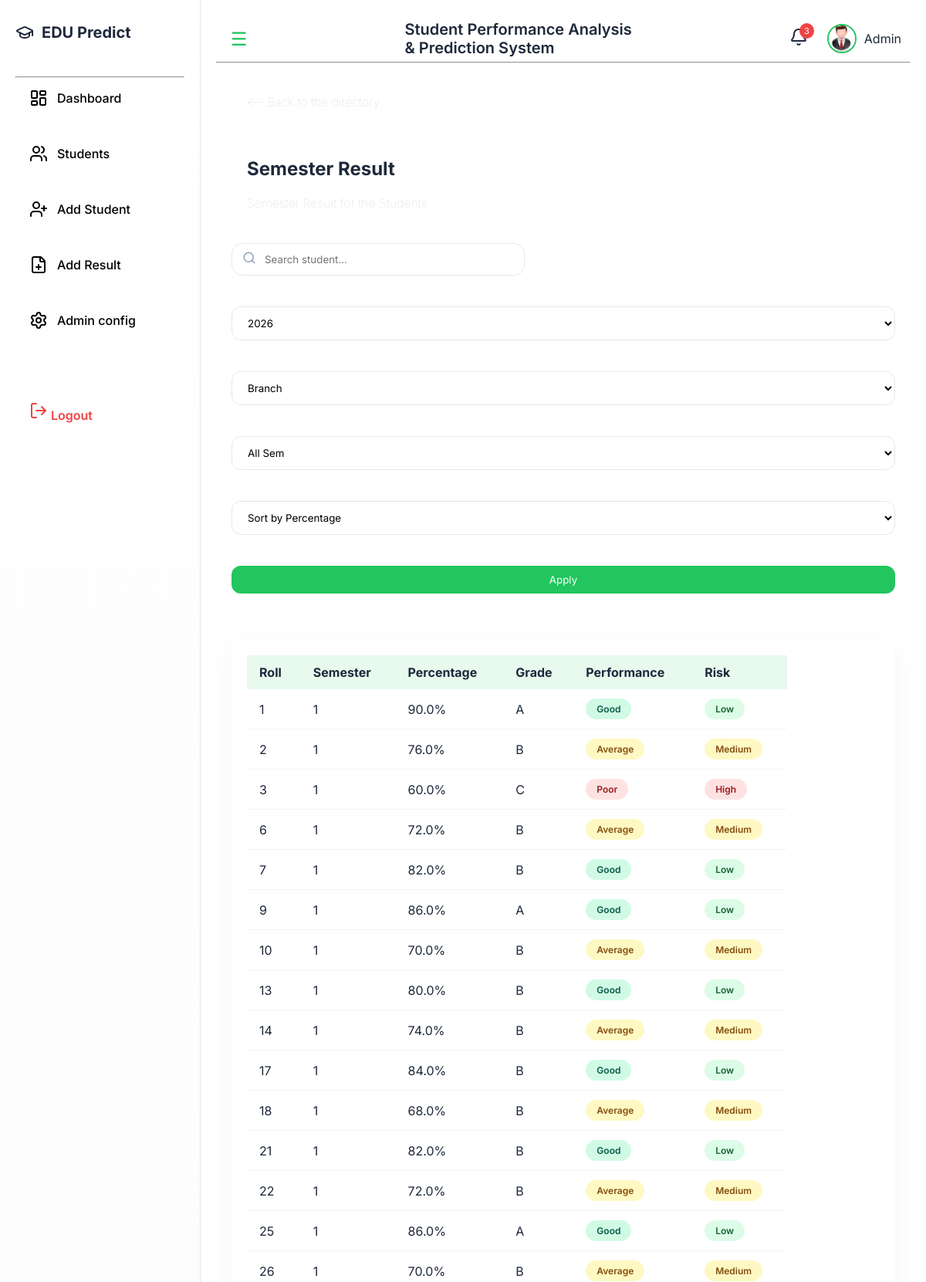
The app's page /semester-results (signed in, upper part) with its own data.
### tables this page shows
CREATE TABLE results (
            roll TEXT,
            branch TEXT,
            semester INTEGER,
            marks REAL,
            attendance REAL,
            percentage REAL,
            grade TEXT,
            performance TEXT,
            risk TEXT,
            user_id INTEGER,
            admission_year INTEGER,
            PRIMARY KEY (roll, semester, branch,admission_year,user_id)
        );

### routes/filtered_list.py (the view)
@filtered_list_bp.route("/semester-results")
@login_required
def semester_results():
    user_id = session["user_id"]
    semester = request.args.get("semester")
    branch = request.args.get("branch")
    year = request.args.get("year")
    search = request.args.get("search")
    conn = get_db()
    query = """
        SELECT s.name, s.admission_year, r.*
        FROM results r
        JOIN std_list s
        ON r.roll = s.roll AND r.branch = s.branch
        WHERE s.user_id=?
    """
    params = [user_id]
    if semester:
        query += " AND r.semester=?"
        params.append(semester)
    if branch:
        query += " AND r.branch=?"
        params.append(branch)
    if year:
        query += " AND s.admission_year=?"
        params.append(year)
    if search:
        query += " AND s.name LIKE ?"
        params.append('%' + search + '%')
    query += " ORDER BY r.semester ASC"
    results = conn.execute(query, tuple(params)).fetchall()
    years = conn.execute("""
        SELECT DISTINCT admission_year
        FROM std_list
        WHERE user_id=?
        ORDER BY admission_year DESC
    """, (user_id,)).fetchall()
    branches = conn.execute("""
        SELECT DISTINCT branch
        FROM std_list
        WHERE user_id=?
    """, (user_id,)).fetchall()
    conn.close()
    username=get_username()
    return render_template(
        "semester_results.html",
        results=results,
        years=years,
        branches=branches,
        username=username
    )

### services/auth_login.py (called while the page is built)
def login_required(func):
    @wraps(func)
    def wrapper(*args, **kwargs):
        if "user_id" not in session:
            return redirect(url_for("auth.login"))
        return func(*args, **kwargs)
    return wrapper

### services/utility.py (called while the page is built)
def get_db():
    db_path = os.path.join(BASE_DIR, "../students.db")
    conn = sqlite3.connect(db_path)
    conn.row_factory = sqlite3.Row
    return conn

def get_username():
	user=session.get("username","Guest")
	return user

### templates/semester_results.html (shortened to what this page needs)
{% extends "base.html" %}
{% block content %}
    <div class="info-cards redirect">
            <span class="redirect">
    <a href="{{ url_for('students.students')  }}"><-- Back to the directory</a><br>
    </span>
    </div>
<div class="info-cards">
        <div>
        <h2>Semester Result</h2><br>
        <p>Semester Result for the Students</p>
        </div>
</div>
<form method="GET" action="{{ url_for('filtered.semester_results') }}" class="top-controls">
    <div class="search-wrapper">
        <div class="search-input">
            <input type="text" name="search"
                   placeholder="Search student..."
                   value="{{ request.args.get('search','') }}">
            <i data-lucide="search" class="search-icon"></i>
        </div>
    </div>
    <div class="filter-wrapper">
        <select name="year">
            {% for y in years %}
        <option value="{{ y.admission_year }}"
            {% if request.args.get('year') == y.admission_year|string %}selected{% endif %}>
            {{ y.admission_year }}
        </option>
        {% endfor %}
    </select>
    </div>
    <div class="filter-wrapper">
        <select name="branch">
            <option value="">Branch</option>
        </select>
    </div>
    <div class="filter-wrapper">
        <select name="semester">
           <option value="">All Sem</option>
    </select>
    </div>
    <div class="filter-wrapper">
             <select name="sort" onchange="this.form.submit()">
            <option value="">Sort by Percentage</option>
        </select>
    </div>
    <button type="submit" class="btn">Apply</button>
<br>
<div class="table-container">
<table>
    <thead>
        <tr>
            <th>Roll</th>
            <th>Semester</th>
            <th>Percentage</th>
            <th>Grade</th>
            <th>Performance</th>
            <th>Risk</th>
        </tr>
    </thead>
    <tbody>
        {% for r in results %}
        <tr>
            <td>{{ r.roll }}</td>
            <td>{{ r.semester }}</td>
            <td>{{ r.percentage }}%</td>
            <td>{{ r.grade }}</td>
            <td><span class="badge {{ r.performance|lower }}">{{ r.performance }}</span></td>
            <td><span class="badge {{ r.risk|lower }}">{{ r.risk }}</span></td>
        </tr>
        {% endfor %}
    </tbody>
</table>
</div>
{% endblock %}

### static/styles.css (style rules this page uses)
* { margin: 0; padding: 0; box-sizing: border-box; font-family: 'Inter', sans-serif; }
:root { --space-sm: 10px; --space-md: 20px; --space-lg: 30px; --radius: 16px; --transition: all 0.25s ease; --color-primary-light: rgba(34, 197, 94, 0.1); --color-primary: #22c55e; --color-primary-dark: #16a34a; --color-danger: #ef4444; --color-danger-light: rgba(239, 68, 68, 0.1); --color-text-muted: #64748b; --color-bg-light: #f9fafb; --color-bg-gradient-start: #f0fdf4; --color-bg-gradient-end: #f8fafc; --color-border: #e5e7eb; --color-shadow: rgba(0, 0, 0, 0.05); }
body { color: #1e293b; min-height: 100vh; }
.info-cards { background: #ffffff; padding: var(--space-md); display: flex; gap:12px; font-weight: 100; justify-content: space-between; margin-bottom: 22px; }
.info-cards p { color: lightgray; }
.info-cards .redirect a { text-decoration: none; color: lightgray; }
.btn { max-height: 45px; color: #ffffff; border: none; text-decoration: none; background: var(--color-primary); color: white; gap: 8px; padding: 10px 16px; border-radius: 12px; display: inline-flex; align-items: center; justify-content: center; transition: var(--transition); }
.table-container { background: white; padding: var(--space-md); border-radius: var(--radius); box-shadow: 0 10px 30px var(--color-shadow); overflow-x: auto; scrollbar-width: thin; margin-bottom: 12px; }
table { min-width: 700px; border-collapse: collapse; }
thead { background: var(--color-primary-light); }
th, td { padding: 12px 16px; text-align: left; white-space: nowrap; }
tbody tr { border-bottom: 1px solid #f1f5f9; transition: background-color 0.3s ease; }
input, select { background: white; width: 100%; padding: 12px 15px; border-radius: 10px; border: 1px solid #e2e8f0; margin-bottom: var(--space-md); transition: border-color 0.3s ease, box-shadow 0.3s ease; }
.badge { padding: 6px 14px; border-radius: 30px; font-size: 12px; font-weight: 600; display: inline-block; }
.good { background: #d1fae5; color: #065f46; }
.average { background: #fef9c3; color: #854d0e; }
.poor { background: #fee2e2; color: #991b1b; }
.low { background: #dcfce7; color: #166534; }
.medium { background: #fef9c3; color: #854d0e; }
.high { background: #fee2e2; color: #991b1b; }
.top-controls { display: flex; flex-direction: column; justify-content: space-between; align-items: left; gap: var(--space-md); flex-wrap: wrap; margin-bottom: 12px; }
.search-wrapper { flex: 1; max-width: 380px; }
.search-input { position: relative; width: 100%; }
.search-input input { width: 100%; padding: 12px 42px; border-radius: 14px; border: 1px solid #e2e8f0; background: rgba(255, 255, 255, 0.8); backdrop-filter: blur(10px); transition: var(--transition); }
.search-icon { position: absolute; left: 14px; top: 30%; transform: translateY(-50%); width: 18px; height: 18px; color: #94a3b8; }
.filter-wrapper select { padding: 12px 16px; border-radius: 12px; border: 1px solid #e2e8f0; background: rgba(255, 255, 255, 0.8); backdrop-filter: blur(10px); cursor: pointer; transition: border-color 0.3s ease, box-shadow 0.3s ease; }
html { scroll-behavior: smooth; }

### records on screen
results: roll "1", semester "1", percentage "90.0", grade "A", performance "Good", risk "Low"
results: roll "2", semester "1", percentage "76.0", grade "B", performance "Average", risk "Medium"
results: roll "3", semester "1", percentage "60.0", grade "C", performance "Poor", risk "High"
results: roll "6", semester "1", percentage "72.0", grade "B", performance "Average", risk "Medium"
results: roll "7", semester "1", percentage "82.0", grade "B", performance "Good", risk "Low"
results: roll "9", semester "1", percentage "86.0", grade "A", performance "Good", risk "Low"
results: roll "10", semester "1", percentage "70.0", grade "B", performance "Average", risk "Medium"
results: roll "13", semester "1", percentage "80.0", grade "B", performance "Good", risk "Low"
results: roll "14", semester "1", percentage "74.0", grade "B", performance "Average", risk "Medium"
results: roll "17", semester "1", percentage "84.0", grade "B", performance "Good", risk "Low"
results: roll "18", semester "1", percentage "68.0", grade "B", performance "Average", risk "Medium"
results: roll "21", semester "1", percentage "82.0", grade "B", performance "Good", risk "Low"
results: roll "22", semester "1", percentage "72.0", grade "B", performance "Average", risk "Medium"
results: roll "25", semester "1", percentage "86.0", grade "A", performance "Good", risk "Low"
results: roll "26", semester "1", percentage "70.0", grade "B", performance "Average", risk "Medium"

### other values on screen
{{ username }} "Admin"
form field year "2026"
